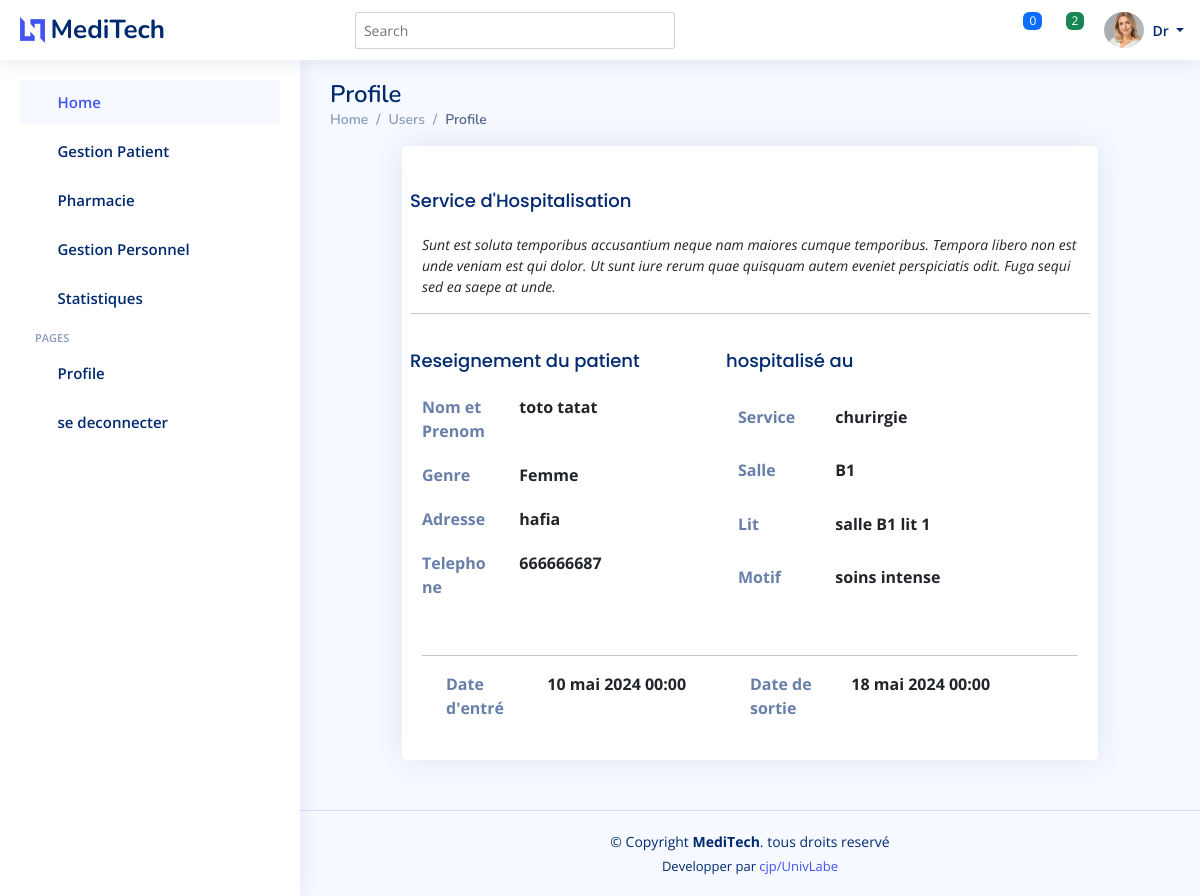
The page /hosp/5/ on the database its author committed.
### Patients/models.py (models this page shows, shortened)
class Hospitalisation(models.Model):
    patient = models.ForeignKey(Patient, on_delete = models.CASCADE)
    num_lit = models.ForeignKey(Lit, on_delete = models.CASCADE)
    date_debut = models.DateTimeField()
    date_fin = models.DateTimeField()
    motif = models.CharField(max_length = 128)
    service = models.ForeignKey(Service , on_delete = models.CASCADE)
    date_enregistrement = models.DateTimeField(auto_now=True)

class Patient(models.Model):
    user = models.ForeignKey(Utilisateur, on_delete = models.CASCADE)
    nom = models.CharField(max_length = 32)
    prenom = models.CharField(max_length = 32)
    genre = models.CharField(max_length = 9)
    telephone = models.CharField(max_length = 10)
    email = models.EmailField(max_length = 32)
    profil_patient=models.ImageField(upload_to='profil_patient/', height_field=None, width_field=None, max_length=None, blank=True)
    adresse = models.CharField(max_length = 30)
    identifiant = models.CharField(max_length = 30)
    date_enrgistrement = models.DateTimeField(auto_now = True)

### Personnel_Service/models.py (models this page shows, shortened)
class Service(models.Model):
    nom_service = models.CharField(max_length = 32)
    description = models.TextField()
    image=models.ImageField(upload_to='image_service/', height_field=None, width_field=None, max_length=None,blank=True)
    responsable = models.ForeignKey(Personnel,on_delete = models.CASCADE)

### Ressources/models.py (models this page shows)
class Lit(models.Model):
    choix =[('libre','libre'),
            ('occupé','occupé')]
    num_sall = models.ForeignKey(Salle, on_delete = models.CASCADE)
    num_lit = models.IntegerField()
    statut_lit = models.CharField(max_length = 32,choices = choix,  default = 'libre')
    def __str__(self):
        return f"salle {self.num_sall} lit {self.num_lit}"

class Salle(models.Model):
    num_bloc = models.ForeignKey(Bloc, on_delete = models.CASCADE)
    num_sall = models.CharField(max_length = 32)
    capacite = models.IntegerField()
    def __str__(self):
        return self.num_sall

### Personnel_Service/views.py (the view)
# urls.py: path('hosp/<int:id>/', detail_hospitalisation, name ='det_hosp'),
def detail_hospitalisation(request,id):
    hosp = Hospitalisation.objects.get(pk=id)
    context={
        'hosp':hosp,
    }
    return render(request,'Personnel_Service/det_hosp.html',context)

### Personnel_Service/context_processors.py (called while the page is built)
def notifications(request):
    if request.user.is_authenticated:
        try:
            personnel = Personnel.objects.get(user=request.user)
            rdv_enAttente = Rendezvous.objects.filter(status_rdv='en attente', personnel=personnel)
            nbr_rdvA = rdv_enAttente.count()
            historique_notif = Rendezvous.objects.filter(personnel=personnel)
        except Personnel.DoesNotExist:
            rdv_enAttente = []
            nbr_rdvA = 0
            historique_notif=[]
    else:
        rdv_enAttente = []
        nbr_rdvA = 0
        historique_notif=[]
    return {
        'rdv_enAttente': rdv_enAttente,
        'nbr_rdvA': nbr_rdvA,
        'historique_notif':historique_notif
    }

### Personnel_Service/templates/Personnel_Service/det_hosp.html (shortened to what this page needs)
{% load static %}
{% include "Personnel_Service/header_pers.html" %}
  <main id="main" class="main">
    <div class="pagetitle">
      <h1>Profile</h1>
      <nav>
        <ol class="breadcrumb">
          <li class="breadcrumb-item"><a href="index.html">Home</a></li>
          <li class="breadcrumb-item">Users</li>
          <li class="breadcrumb-item active">Profile</li>
        </ol>
      </nav>
    </div>
    <section class="section profile">
      <div class="row justify-content-center">
        <div class="col-xl-10">
          <div class="card">
            <div class="card-body pt-3">
              <div class="tab-content pt-2">
                <div class="tab-pane fade show active profile-overview row d-flex" id="profile-overview">
                    <h5 class="card-title">Service d'Hospitalisation</h5>
                    <p class="small fst-italic">Sunt est soluta temporibus accusantium neque nam maiores cumque temporibus. Tempora libero non est unde veniam est qui dolor.
                      Ut sunt iure rerum quae quisquam autem eveniet perspiciatis odit. Fuga sequi sed ea saepe at unde.</p><hr>
                    <div class="row d-flex col-lg-6 col-md-12">
                      <h5 class="card-title">Reseignement du patient</h5>
                      <div class="row">
                        <div class="col-lg-4 col-md-4 label" style="font-weight:bold;font-size:16px">Nom et Prenom</div>
                        <div class="col-lg-8 col-md-8" style="font-weight:bold;font-size:16px">{{ hosp.patient.nom }} {{ hosp.patient.prenom }}</div>
                      </div>
                      <div class="row">
                        <div class="col-lg-4 col-md-4 label" style="font-weight:bold;font-size:16px">Genre</div>
                        <div class="col-lg-8 col-md-8" style="font-weight:bold;font-size:16px">{{ hosp.patient.genre }}</div>
                      </div>
                      <div class="row">
                        <div class="col-lg-4 col-md-4 label"style="font-weight:bold;font-size:16px">Adresse</div>
                        <div class="col-lg-8 col-md-8" style="font-weight:bold;font-size:16px">{{ hosp.patient.adresse }}</div>
                      </div>
                      <div class="row">
                        <div class="col-lg-4 col-md-4 label " style="font-weight:bold;font-size:16px">Telephone</div>
                        <div class="col-lg-8 col-md-8" style="font-weight:bold;font-size:16px">{{ hosp.patient.telephone }}</div>
                      </div>
                  </div>
                  <div class="row d-flex col-lg-6 col-md-12">
                      <h5 class="card-title">hospitalisé au</h5>
                      <div class="row">
                        <div class="col-lg-4 col-md-4 label" style="font-weight:bold;font-size:16px">Service</div>
                        <div class="col-lg-8 col-md-8" style="font-weight:bold;font-size:16px">{{ hosp.service.nom_service }}</div>
                      </div>
                      <div class="row">
                        <div class="col-lg-4 col-md-4 label" style="font-weight:bold;font-size:16px">Salle</div>
                        <div class="col-lg-8 col-md-8" style="font-weight:bold;font-size:16px">{{ hosp.num_lit.num_sall }}</div>
                      </div>
                      <div class="row">
                        <div class="col-lg-4 col-md-4 label"style="font-weight:bold;font-size:16px">Lit</div>
                        <div class="col-lg-8 col-md-8" style="font-weight:bold;font-size:16px">{{ hosp.num_lit }}</div>
                      </div>
                      <div class="row">
                        <div class="col-lg-4 col-md-4 label " style="font-weight:bold;font-size:16px">Motif</div>
                        <div class="col-lg-8 col-md-8" style="font-weight:bold;font-size:16px">{{ hosp.motif }}</div>
                      </div>
                  </div>
                  </div>
                  <hr>
                  <div class = "row d-flex col-12 profile-overview justify-content-center">
                    <div class="row col-6">
                      <div class="col-lg-4 col-md-4 label" style="font-weight:bold;font-size:16px">Date d'entré</div>
                      <div class="col-lg-8 col-md-8" style="font-weight:bold;font-size:16px">{{ hosp.date_debut }}</div>
                    </div>
                    <div class="row col-6">
                      <div class="col-lg-4 col-md-4 label" style="font-weight:bold;font-size:16px">Date de sortie</div>
                      <div class="col-lg-8 col-md-8" style="font-weight:bold;font-size:16px">{{ hosp.date_fin }}</div>
                    </div>
                  </div>
                </div>
              </div>
            </div>
          </div>
        </div>
    </section>
  </main>
 {% include "Personnel_Service/footer_personnel.html" %}

### Patients/static/Patients/assets/css/style.css (style rules this page uses)
:root { scroll-behavior: smooth; }
body { font-family: "Open Sans", sans-serif; background: #f6f9ff; color: #444444; }
a { color: #4154f1; text-decoration: none; }
h1, h2, h3, h4, h5, h6 { font-family: "Nunito", sans-serif; }
#main { margin-top: 60px; padding: 20px 30px; transition: all 0.3s; }
.pagetitle { margin-bottom: 10px; }
.pagetitle h1 { font-size: 24px; margin-bottom: 0; font-weight: 600; color: #012970; }
.card { margin-bottom: 30px; border: none; border-radius: 5px; box-shadow: 0px 0 30px rgba(1, 41, 112, 0.1); }
.card-title { padding: 20px 0 15px 0; font-size: 18px; font-weight: 500; color: #012970; font-family: "Poppins", sans-serif; }
.card-body { padding: 0 20px 20px 20px; }
.breadcrumb { font-size: 14px; font-family: "Nunito", sans-serif; color: #899bbd; font-weight: 600; }
.breadcrumb a { color: #899bbd; transition: 0.3s; }
.breadcrumb .breadcrumb-item::before { color: #899bbd; }
.breadcrumb .active { color: #51678f; font-weight: 600; }
@media (min-width: 1200px) { #main, #footer { margin-left: 300px; } }
.profile .profile-overview .row { margin-bottom: 20px; font-size: 15px; }
.profile .profile-overview .card-title { color: #012970; }
.profile .profile-overview .label { font-weight: 600; color: rgba(1, 41, 112, 0.6); }

### rows shown on the page
Hospitalisation: patient.nom "toto", patient.prenom "tatat", patient.genre "Femme", patient.adresse "hafia", patient.telephone "666666687", service.nom_service "churirgie", num_lit.num_sall "B1", num_lit "salle B1 lit 1", motif "soins intense", date_debut "10 mai 2024 00:00", date_fin "18 mai 2024 00:00"

### other values the page prints
{{ nbr_rdvA }} "0"
